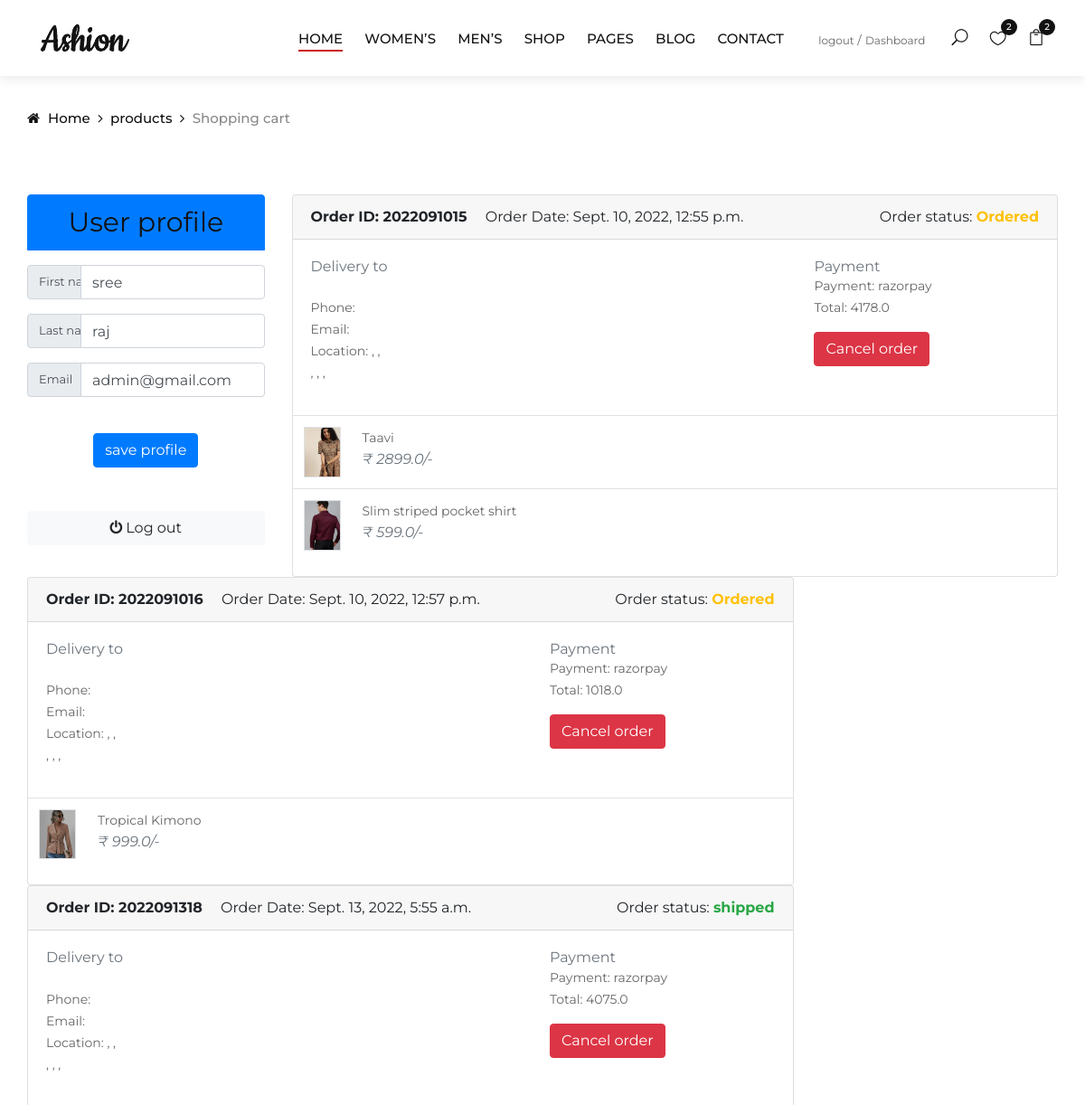
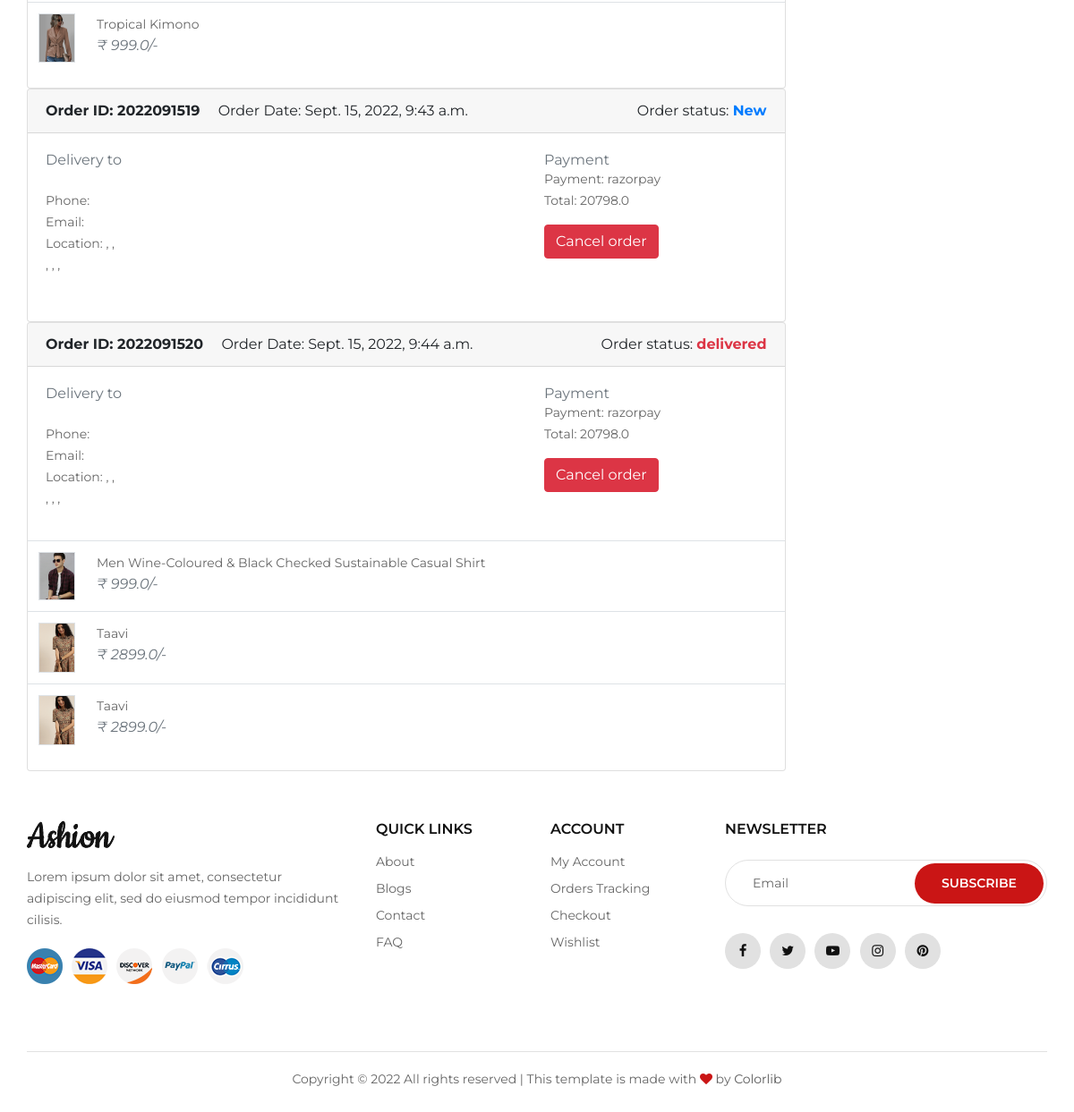
Page /customer/dashboard/ (signed in) on the earlier database version (2 pictures, top to bottom).
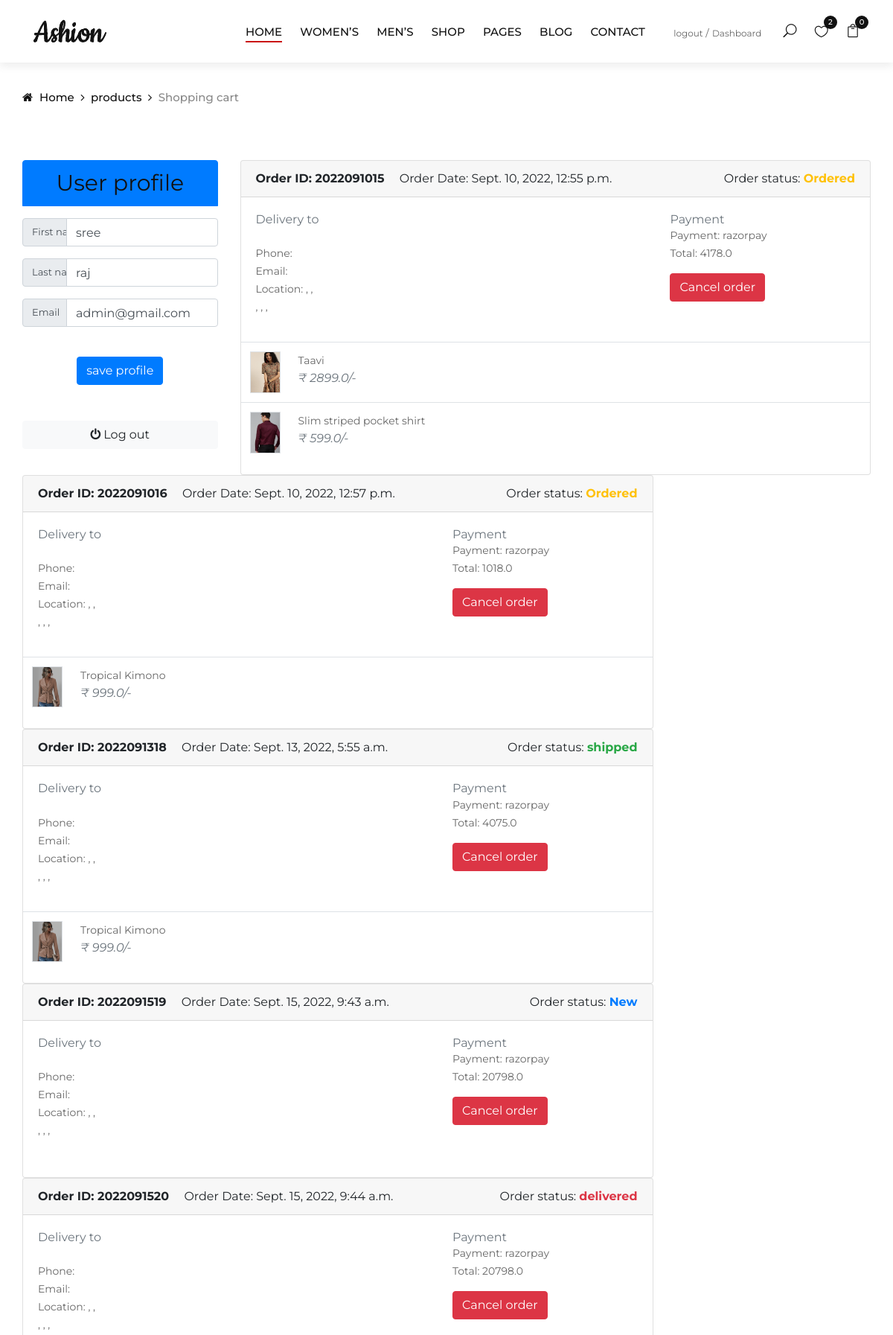
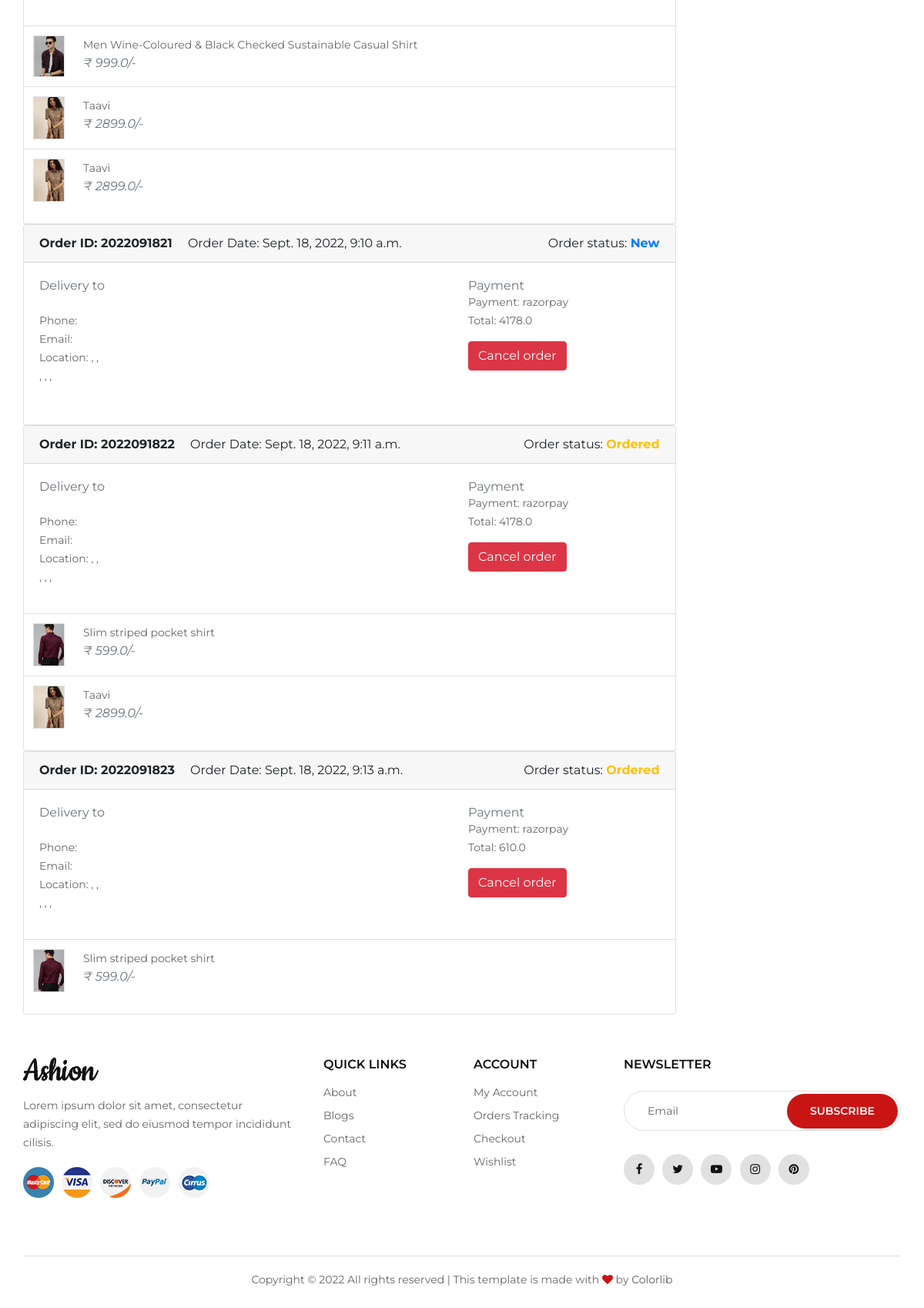
Same page on the later database version (2 pictures, top to bottom).
### orders/models.py (models this page shows, shortened)
class Order(models.Model):
    STATUS = (
        ('New', 'New'),
        ('Ordered', 'Ordered'),
        ('shipped', 'shipped'),
        ('out_for_delivery', 'out_for_delivery'),
        ('delivered','delivered'),
        ('Cancelled', 'Cancelled'),
    )
    user = models.ForeignKey(Account, on_delete=models.SET_NULL, null=True)
    payment = models.ForeignKey(Payment, on_delete=models.SET_NULL, blank=True, null=True)
    order_number = models.CharField(max_length=20)
    order_note = models.CharField(max_length=100, blank=True)
    order_total = models.FloatField()
    tax = models.FloatField()
    status = models.CharField(max_length=20, choices=STATUS, default='New')
    ip = models.CharField(blank=True, max_length=20)
    is_ordered = models.BooleanField(default=False)
    created_at = models.DateTimeField(auto_now_add=True)
    updated_at = models.DateTimeField(auto_now=True)

class Payment(models.Model):
    user = models.ForeignKey(Account, on_delete=models.CASCADE)
    payment_id = models.CharField(max_length=100)
    order_id = models.CharField(max_length=100 ,null=True)
    payment_method = models.CharField(max_length=100)
    amount_paid = models.CharField(max_length=100) # this is the total amount paid
    paid = models.BooleanField(default=False)
    created_at = models.DateTimeField(auto_now_add=True)

class OrderProduct(models.Model):
    order = models.ForeignKey(Order, on_delete=models.CASCADE)
    payment = models.ForeignKey(Payment, on_delete=models.SET_NULL, blank=True, null=True)
    user = models.ForeignKey(Account, on_delete=models.CASCADE)
    product = models.ForeignKey(Product, on_delete=models.CASCADE)
    variations = models.ManyToManyField(Variation, blank=True)
    quantity = models.IntegerField()
    product_price = models.FloatField()
    ordered = models.BooleanField(default=False)
    created_at = models.DateTimeField(auto_now_add=True)
    updated_at = models.DateTimeField(auto_now=True)

### store/models.py (models this page shows, shortened)
class Product(models.Model):
    product_name = models.CharField(max_length=255, unique=True)
    slug = models.SlugField(max_length=255, unique=True)
    description = models.TextField(max_length=500, blank=True)
    price = models.IntegerField()
    stock = models.IntegerField()
    images = models.ImageField(upload_to='photos/products')
    cropping = ImageRatioField('images', '512x512')
    image_1 = models.ImageField(upload_to='photos/products',blank=True)
    image_2 = models.ImageField(upload_to='photos/products',blank=True)
    image_3 = models.ImageField(upload_to='photos/products',blank=True)
    image_4 = models.ImageField(upload_to='photos/products',blank=True)
    is_available = models.BooleanField(default=True)
    category = models.ForeignKey(Category, on_delete=models.CASCADE)
    created_date = models.DateTimeField(auto_now_add=True)
    modified_date = models.DateTimeField(auto_now=True)

### customer/views.py (the view)
# urls.py: path('dashboard/',views.dashboard,name='dashboard'),
def dashboard(request):
    order_product = OrderProduct.objects.filter(user=request.user)
    order = Order.objects.filter(user = request.user)
    payment = Payment.objects.filter(user = request.user)
    user = Account.objects.get(id=request.user.id)
    form=updateuserform(instance=user)
    if not request.user.is_superadmin:
        if request.method == 'POST':
            form=updateuserform(request.POST,instance=user)
            if form.is_valid():
                form.save()
                return redirect('dashboard')
    context = {
        'order':order,
        'order_product': order_product,
        'payment':payment,
        'form':form,
    }
    return render(request,'user_dashboard.html',context)

### customer/forms.py
class updateuserform(forms.ModelForm):
    class Meta:
        model = Account
        fields = ['first_name', 'last_name','email']

### carts/context_processors.py (called while the page is built)
def counter(request):
    cart_count = 0
    if 'admin' in request.path:
        return{}
    else :
        try:
            cart = Cart.objects.filter(cart_id = _cart_id(request))
            if request.user.is_authenticated:
                cart_items = CartItem.objects.all().filter(user=request.user)
            else :
                cart_items = CartItem.objects.all().filter(cart=cart[:1])
            for cart_item in cart_items:
                cart_count += cart_item.quantity
        except Cart.DoesNotExist:
            cart_count = 0
    return dict(cart_count=cart_count)

### carts/views.py (called while the page is built)
def _cart_id(request):
    cart = request.session.session_key
    if not cart :
        cart = request.session.create()
    return cart

### category/context_processors.py (called while the page is built)
def menu_links(request):
    links = Category.objects.all()
    return dict(links=links)

### templates/user_dashboard.html (shortened to what the changed rows need)
{% extends 'base.html' %}
{% load static %}
{% block content %}
<body>
    <br><br><br>
    <section class="section-conten padding-y bg ">
        <div class="container ">
            <div class="row">
                <div class="col-md-3 ">
                    <ul class="list-group">
                        <form role="form" action="" method='POST'>
                            {% for form in form %}
                            <div class="form-group mb-3">
                                <div class="input-group input-group-alternative">
                                    <div class="input-group-prepend">
                                        <span class="input-group-text" style="width: 60px; font-size: small;">{{form.label }}</span>
                                    </div>
                                    <input type="text" class="form-control" {{ form }}</i>
                                </div>
                            </div>
                            {% endfor %}
                        </form>
                    </ul>
                    <br>
                </div>
                {% if order %}
                {% for order in order %}
                <div class="col-md-9" style="float: right;  ">
                    <article class="card">
                        <header class="card-header">
                            <strong class="d-inline-block mr-3">Order ID: {{order.order_number}}</strong>
                            <span>Order Date: {{order.created_at}}</span>
                            {% if order.status == 'New' %}
                            <span style="float: right;">Order status: <strong
                                    class="text-primary">{{order.status}}</strong></span>
                            {% elif order.status == 'Ordered' %}
                            <span style="float: right;">Order status: <strong
                                    class="text-warning">{{order.status}}</strong></span>
                            {% elif order.status == 'shipped' %}
                            <span style="float: right;">Order status: <strong
                                    class="text-success">{{order.status}}</strong></span>
                            {% elif order.status == 'out_of_delivery' %}
                            <span style="float: right;">Order status: <strong
                                    class="text-danger">{{order.status}}</strong></span>
                                    class="text-success">{{order.status}}</strong></span>
                                    {% elif order.status == 'delivered' %}
                                    <span style="float: right;">Order status: <strong
                                            class="text-danger">{{order.status}}</strong></span>
                                            {% elif order.status == 'Cancelled' %}
                                    <span style="float: right;">Order status: <strong
                                            class="text-danger">{{order.status}}</strong></span>
                            {% endif %}
                        </header>
                        <div class="card-body">
                            <div class="row">
                                <div class="col-md-8">
                                    <h6 class="text-muted">Delivery to</h6>
                                    <p>{{order.user.firstname}}&nbsp;{{order.user.lastname}}<br>
                                        Phone: {{order.phone}} <br> Email:
                                        {{order.email}} <br>
                                        Location: {{order.address_line_1}},
                                        {{order.address_line_2}}, <br>
                                        {{order.city}},
                                        {{order.state}},
                                        {{order.country}},<br>
                                    </p>
                                </div>
                                <div class="col-md-4">
                                    <h6 class="text-muted">Payment</h6>
                                    <p>
                                        {% for payment in payment %}
                                        {% if payment.order_id == order.order_number %}
                                        <span>Payment: {{payment.payment_method}}</span><br>
                                        <span>Total: {{payment.amount_paid}} </span>
                                        {% endif %}
                                        {% endfor %}
                                    </p>
                                     {% if order.status != 'Cancelled' %}
                                    <a href="{% url 'cancel_order' order.order_number %}"
                                        onclick="return confirm('Do you want to cancel this order')"><button
                                            class="btn btn-danger">Cancel order</button></a>
                                    {% endif %}
                                </div>
                            </div>
                        </div>
                        <div class="table-responsive">
                            <table class="table table-hover">
                                {% for order_product in order_product %}
                                {% if order.id == order_product.order.id %}
                                <tr>
                                    <td width="65">
                                        <img src="{{order_product.product.images.url }}" class="img-xs border"
                                            style="width:80px" alt="">
                                    </td>
                                    <td>
                                        <p class="title mb-0">{{order_product.product.product_name}} </p>
                                        <var class="price text-muted">₹ {{order_product.product_price}}/-</var>
                                    </td>
                                    <td>
                                    </td>
                                </tr>
                                {% endif %}
                                {% endfor %}
                            </table>
                        </div>
                    </article>
                </div>
                {% endfor %}
                {% endif %}
            </div>
        </div>
    </section>
    {% endblock content %}

Differences in the rows shown:
added Order: order_number "2022091821", created_at "Sept. 18, 2022, 9:10 a.m.", status "New", shows "Cancel order"
added Payment: payment_method "razorpay", amount_paid "4178.0", shown under "2022091821"
added Order: order_number "2022091822", created_at "Sept. 18, 2022, 9:11 a.m.", status "Ordered", shows "Cancel order"
added Payment: payment_method "razorpay", amount_paid "4178.0", shown under "2022091822"
added OrderProduct: product.images (picture), product.product_name "Slim striped pocket shirt", product_price "599.0", shown under "2022091822"
added OrderProduct: product.images (picture), product.product_name "Taavi", product_price "2899.0", shown under "2022091822"
added Order: order_number "2022091823", created_at "Sept. 18, 2022, 9:13 a.m.", status "Ordered", shows "Cancel order"
added Payment: payment_method "razorpay", amount_paid "610.0", shown under "2022091823"
added OrderProduct: product.images (picture), product.product_name "Slim striped pocket shirt", product_price "599.0", shown under "2022091823"
Other differences:
{{ cart_count }}: "2" → "0"
